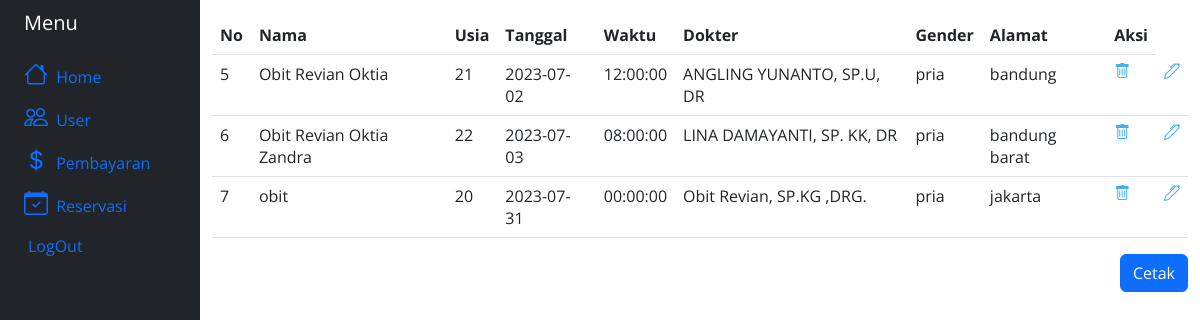
Page /crudReservasi.php on the committed database.
### tables this page shows
CREATE TABLE `janji_temu` (
  `id` int(11) NOT NULL,
  `nama` varchar(100) NOT NULL,
  `usia` int(11) NOT NULL,
  `gender` varchar(10) NOT NULL,
  `alamat` varchar(100) NOT NULL,
  `dokter` varchar(100) NOT NULL,
  `tanggal` date NOT NULL,
  `waktu` time NOT NULL
);

### crudReservasi.php (the view, shortened to what this page needs)
<html lang="en">
    <head>
        <link href="assets/vendor/aos/aos.css" rel="stylesheet">
        <link href="assets/vendor/bootstrap/css/bootstrap.min.css" rel="stylesheet">
        <link href="assets/vendor/bootstrap-icons/bootstrap-icons.css" rel="stylesheet">
        <link href="assets/vendor/boxicons/css/boxicons.min.css" rel="stylesheet">
        <link href="assets/vendor/glightbox/css/glightbox.min.css" rel="stylesheet">
        <link href="assets/vendor/remixicon/remixicon.css" rel="stylesheet">
        <link href="assets/vendor/swiper/swiper-bundle.min.css" rel="stylesheet">
        <link href="assets/css/style.css" rel="stylesheet">
    </head>
    <body>
        <div class="container-fluid">
            <div class="row flex-nowrap">
                <div class="col-auto col-md-3 col-xl-2 px-sm-2 px-0 bg-dark">
                    <div class="d-flex flex-column align-items-center align-items-sm-start px-3 pt-2 text-white min-vh-100">
                        <a href="/" class="d-flex align-items-center pb-3 mb-md-0 me-md-auto text-white text-decoration-none">
                            <span class="fs-5 d-none d-sm-inline">Menu</span>
                        </a>
                        <ul class="nav nav-pills flex-column mb-sm-auto mb-0 align-items-center align-items-sm-start" id="menu">
                            <li class="nav-item">
                                <a href="crud.php" class="nav-link align-middle px-0">
                                    <i class="fs-4 bi-house"></i> <span class="ms-1 d-none d-sm-inline">Home</span>
                                </a>
                            </li>
                            <li>
                                <a href="crudUser.php" data-bs-toggle="collapse" class="nav-link px-0 align-middle ">
                                    <i class="fs-4 bi-people"></i> <span class="ms-1 d-none d-sm-inline">User</span> </a>
                            </li>
                            <li>
                                <a href="crudPembayaran.php" data-bs-toggle="collapse" class="nav-link px-0 align-middle">
                                    <i class="fs-4 bi-currency-dollar"></i></i> <span class="ms-1 d-none d-sm-inline">Pembayaran</span> </a>
                            </li>
                            <li>
                                <a href="crudReservasi.php" data-bs-toggle="collapse" class="nav-link px-0 align-middle">
                                    <i class="fs-4 bi-calendar-check"></i></i> <span class="ms-1 d-none d-sm-inline">Reservasi</span> </a>
                            </li>
                            <li>
                                <a href="logout.php" data-bs-toggle="collapse" class="nav-link px-0 align-middle">
                                    </i> <span class="ms-1 d-none d-sm-inline">LogOut</span> </a>
                            </li>
                        </ul>
                    </div>
                </div>
                <div class="col py-3">
                    <table class="table">
                        <tr>
                            <th>No</th>
                            <th>Nama</th>
                            <th>Usia</th>
                            <th>Tanggal</th>
                            <th>Waktu</th>
                            <th>Dokter</th>
                            <th>Gender</th>
                            <th>Alamat</th>
                            <th>Aksi</th>
                        </tr>
                        <?php
                            include 'koneksi.php';
                            $sql = "SELECT * FROM janji_temu";
                            $result = $conn -> query($sql);
                            while($row = $result -> fetch_assoc()){
                                echo "<tr>
                                    <td>".$row["id"]."</td>
                                    <td>".$row['nama']."</td>
                                    <td>".$row["usia"]."</td>
                                    <td>".$row["tanggal"]."</td>
                                    <td>".$row["waktu"]."</td>
                                    <td>".$row["dokter"]."</td>
                                    <td>".$row["gender"]."</td>
                                    <td>".$row["alamat"]."</td>
                                    <td><a href='hapusJanji.php?id=".$row['id']."'><i class='bi-trash'></i></a></td>
                                    <td><a href='editFormJanji.php?id=".$row['id']."'><i class='bi-pen'></i></a></td>
                                </tr>";
                            }
                        ?>
                    </table>
                    <a href="tampilUser.php">
                            <button type="button" class="btn btn-primary float-end">Cetak</button>
                    </a>
                </div>
            </div>
        </div>
    </body>
</html>

### assets/css/style.css (style rules this page uses)
body { font-family: "Open Sans", sans-serif; color: #444444; }
a { color: #47b2e4; text-decoration: none; }

### rows in the picture
janji_temu: id "5", nama "Obit Revian Oktia", usia "21", tanggal "2023-07-02", waktu "12:00:00", dokter "ANGLING YUNANTO, SP.U, DR", gender "pria", alamat "bandung"
janji_temu: id "6", nama "Obit Revian Oktia Zandra", usia "22", tanggal "2023-07-03", waktu "08:00:00", dokter "LINA DAMAYANTI, SP. KK, DR", gender "pria", alamat "bandung barat"
janji_temu: id "7", nama "obit", usia "20", tanggal "2023-07-31", waktu "00:00:00", dokter "Obit Revian, SP.KG ,DRG.", gender "pria", alamat "jakarta"
